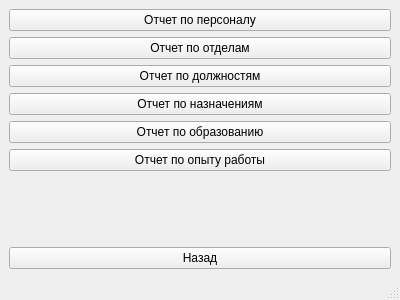
<?xml version="1.0" encoding="UTF-8"?>
<ui version="4.0">
 <class>ReportSelectionWindow</class>
 <widget class="QMainWindow" name="ReportSelectionWindow">
  <property name="geometry">
   <rect>
    <x>0</x>
    <y>0</y>
    <width>400</width>
    <height>300</height>
   </rect>
  </property>
  <property name="windowTitle">
   <string>Выбор отчета</string>
  </property>
  <widget class="QWidget" name="centralwidget">
   <layout class="QVBoxLayout" name="verticalLayout">
    <item>
     <widget class="QPushButton" name="btnPersonnelReport">
      <property name="text">
       <string>Отчет по персоналу</string>
      </property>
     </widget>
    </item>
    <item>
     <widget class="QPushButton" name="btnDepartmentReport">
      <property name="text">
       <string>Отчет по отделам</string>
      </property>
     </widget>
    </item>
    <item>
     <widget class="QPushButton" name="btnPositionReport">
      <property name="text">
       <string>Отчет по должностям</string>
      </property>
     </widget>
    </item>
    <item>
     <widget class="QPushButton" name="btnAssignmentReport">
      <property name="text">
       <string>Отчет по назначениям</string>
      </property>
     </widget>
    </item>
    <item>
     <widget class="QPushButton" name="btnEducationReport">
      <property name="text">
       <string>Отчет по образованию</string>
      </property>
     </widget>
    </item>
    <item>
     <widget class="QPushButton" name="btnWorkExperienceReport">
      <property name="text">
       <string>Отчет по опыту работы</string>
      </property>
     </widget>
    </item>
    <item>
     <spacer name="verticalSpacer">
      <property name="orientation">
       <enum>Qt::Vertical</enum>
      </property>
      <property name="sizeHint" stdset="0">
       <size>
        <width>20</width>
        <height>40</height>
       </size>
      </property>
     </spacer>
    </item>
    <item>
     <widget class="QPushButton" name="btnBack">
      <property name="text">
       <string>Назад</string>
      </property>
     </widget>
    </item>
   </layout>
  </widget>
  <widget class="QMenuBar" name="menubar"/>
  <widget class="QStatusBar" name="statusbar"/>
 </widget>
 <resources/>
 <connections/>
</ui>
